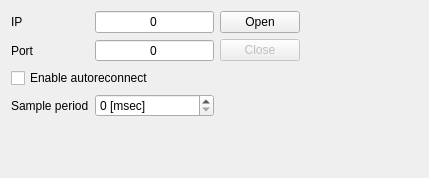
<?xml version="1.0" encoding="UTF-8"?>
<ui version="4.0">
 <class>ihm_sick_tim561</class>
 <widget class="QWidget" name="ihm_sick_tim561">
  <property name="geometry">
   <rect>
    <x>0</x>
    <y>0</y>
    <width>429</width>
    <height>178</height>
   </rect>
  </property>
  <property name="windowTitle">
   <string>Form</string>
  </property>
  <layout class="QGridLayout" name="gridLayout">
   <item row="0" column="0">
    <widget class="QLabel" name="label">
     <property name="text">
      <string>IP</string>
     </property>
    </widget>
   </item>
   <item row="0" column="1">
    <widget class="QLineEdit" name="tim5xx_ip">
     <property name="text">
      <string>0</string>
     </property>
     <property name="alignment">
      <set>Qt::AlignCenter</set>
     </property>
    </widget>
   </item>
   <item row="0" column="2">
    <widget class="QPushButton" name="tim5xx_openport">
     <property name="text">
      <string>Open</string>
     </property>
    </widget>
   </item>
   <item row="1" column="0">
    <widget class="QLabel" name="label_2">
     <property name="text">
      <string>Port </string>
     </property>
    </widget>
   </item>
   <item row="1" column="1">
    <widget class="QSpinBox" name="tim5xx_port">
     <property name="alignment">
      <set>Qt::AlignCenter</set>
     </property>
     <property name="buttonSymbols">
      <enum>QAbstractSpinBox::NoButtons</enum>
     </property>
     <property name="maximum">
      <number>99999999</number>
     </property>
     <property name="value">
      <number>0</number>
     </property>
    </widget>
   </item>
   <item row="1" column="2">
    <widget class="QPushButton" name="tim5xx_closeport">
     <property name="enabled">
      <bool>false</bool>
     </property>
     <property name="text">
      <string>Close</string>
     </property>
    </widget>
   </item>
   <item row="1" column="3">
    <spacer name="horizontalSpacer">
     <property name="orientation">
      <enum>Qt::Horizontal</enum>
     </property>
     <property name="sizeHint" stdset="0">
      <size>
       <width>86</width>
       <height>20</height>
      </size>
     </property>
    </spacer>
   </item>
   <item row="2" column="0" colspan="2">
    <widget class="QCheckBox" name="tim5xx_enable_autoreconnect">
     <property name="text">
      <string>Enable autoreconnect</string>
     </property>
    </widget>
   </item>
   <item row="3" column="0">
    <widget class="QLabel" name="label_3">
     <property name="text">
      <string>Sample period</string>
     </property>
    </widget>
   </item>
   <item row="3" column="1">
    <widget class="QSpinBox" name="lidar_sample_period">
     <property name="suffix">
      <string> [msec]</string>
     </property>
     <property name="maximum">
      <number>100000</number>
     </property>
    </widget>
   </item>
   <item row="4" column="0">
    <spacer name="verticalSpacer">
     <property name="orientation">
      <enum>Qt::Vertical</enum>
     </property>
     <property name="sizeHint" stdset="0">
      <size>
       <width>20</width>
       <height>33</height>
      </size>
     </property>
    </spacer>
   </item>
  </layout>
 </widget>
 <resources>
  <include location="../../icons.qrc"/>
 </resources>
 <connections/>
</ui>
